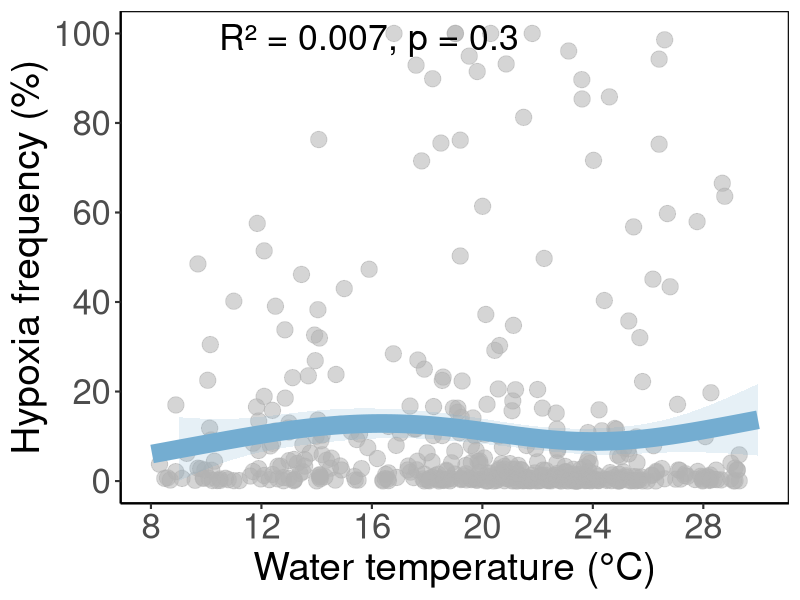
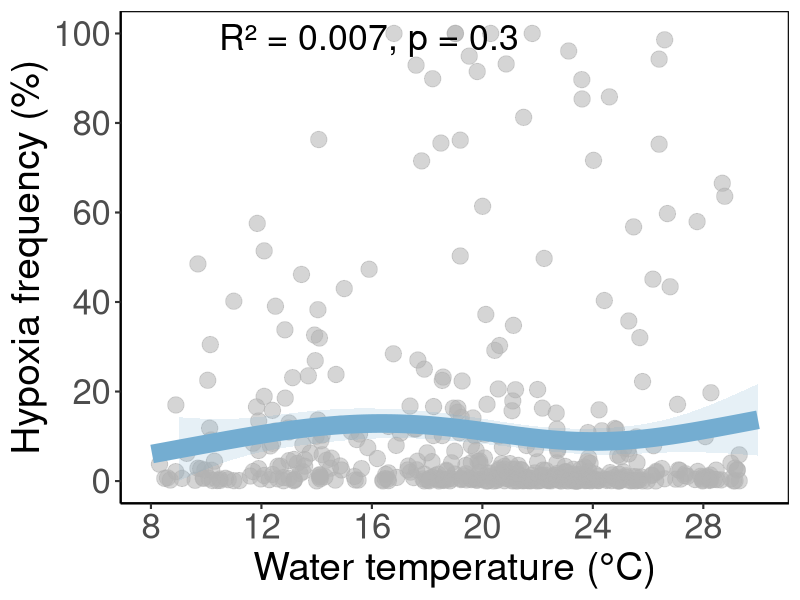

Here is the R script that generated these plots, in order:
library(readr)
library(dplyr)
library(ggplot2)
library(mgcv)

# =========================
# 0. 可调参数
# =========================
point_color <- "grey70"   # 点颜色
line_color  <- "#74add1"   # 拟合线颜色
ribbon_fill <- "#74add1"   # 置信区间填充颜色

point_size  <- 5.2         # 点大小
point_alpha <- 0.55        # 点透明度

line_width  <- 6.3         # 拟合线粗细
ribbon_alpha <- 0.18       # 置信区间透明度

border_color <- "black"    # 边框颜色
border_width <- 0.8        # 边框粗细

# =========================
# 1. 读入数据
# =========================
df <- read_csv("dataset_after_filtering.csv", show_col_types = FALSE) %>%
  rename_with(trimws)

# =========================
# 2. 只保留需要的列
# =========================
plot_df <- df %>%
  select(WT_p75, hypoxia_frequency) %>%
  mutate(
    WT_p75 = as.numeric(WT_p75),
    mean_duration = as.numeric(hypoxia_frequency)
  ) %>%
  filter(!is.na(WT_p75), !is.na(hypoxia_frequency))

# =========================
# 3. 拟合 GAM
# =========================
gam_mod <- gam(
  hypoxia_frequency ~ s(WT_p75, k = 5),
  data = plot_df,
  method = "REML"
)

summary(gam_mod)

# =========================
# 4. 构造预测线
# =========================
newdat <- data.frame(
  WT_p75 = seq(
    min(plot_df$WT_p75, na.rm = TRUE),
    max(plot_df$WT_p75, na.rm = TRUE),
    length.out = 300
  )
)

pred <- predict(gam_mod, newdata = newdat, se.fit = TRUE)

newdat <- newdat %>%
  mutate(
    fit = pred$fit,
    se = pred$se.fit,
    lwr = fit - 1.96 * se,
    upr = fit + 1.96 * se
  )

# =========================
# 5. 提取显著性信息
# =========================
sm <- summary(gam_mod)
p_val <- sm$s.table[1, "p-value"]
r2_val <- round(sm$r.sq, 3)

p_txt <- ifelse(p_val < 0.001, "p < 0.001", paste0("p = ", round(p_val, 3)))

# =========================
# 6. 画图
# =========================
p1 <- ggplot(plot_df, aes(x = WT_p75, y = hypoxia_frequency)) +
  geom_point(
    color = point_color,
    size = point_size,
    alpha = point_alpha
  ) +
  geom_ribbon(
    data = newdat,
    aes(x = WT_p75, ymin = lwr, ymax = upr),
    inherit.aes = FALSE,
    fill = ribbon_fill,
    alpha = ribbon_alpha
  ) +
  geom_line(
    data = newdat,
    aes(x = WT_p75, y = fit),
    inherit.aes = FALSE,
    color = line_color,
    linewidth = line_width
  ) +
  annotate(
    "text",
    x = Inf, y = Inf,
    label = paste0("R² = ", r2_val, ", ", p_txt),
    hjust = 1.9, vjust = 1.5, size = 9
  ) +
  scale_x_continuous(
    limits = c(8, 30),
    breaks = seq(8, 30, by = 4)
  ) +
  scale_y_continuous(
    limits = c(0, 100),
    breaks = seq(0, 100, by = 20)
  ) +
  labs(
    x = "Water temperature (°C)",
    y = "Hypoxia frequency (%)"
  ) +
  theme_classic(base_size = 16) +
  theme(
    panel.border = element_rect(
      colour = border_color,
      fill = NA,
      linewidth = border_width
    ),
    axis.title.x = element_text(size = 28),
    axis.title.y = element_text(size = 28),
    axis.text.x  = element_text(size = 25),
    axis.text.y  = element_text(size = 25)
  )

print(p1)

ggsave("GAM_WT_hypoxia_frequency.png", p1, width = 7.5, height = 5.8, dpi = 300)
